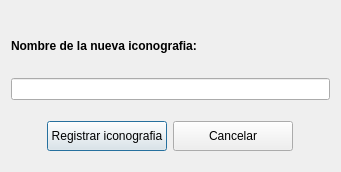
<?xml version="1.0" encoding="UTF-8"?>
<ui version="4.0">
 <class>regIcon</class>
 <widget class="QDialog" name="regIcon">
  <property name="geometry">
   <rect>
    <x>0</x>
    <y>0</y>
    <width>341</width>
    <height>172</height>
   </rect>
  </property>
  <property name="windowTitle">
   <string>Dialog</string>
  </property>
  <layout class="QGridLayout" name="gridLayout">
   <item row="0" column="0">
    <layout class="QVBoxLayout" name="verticalLayout">
     <item>
      <spacer name="verticalSpacer_3">
       <property name="orientation">
        <enum>Qt::Vertical</enum>
       </property>
       <property name="sizeType">
        <enum>QSizePolicy::Fixed</enum>
       </property>
       <property name="sizeHint" stdset="0">
        <size>
         <width>17</width>
         <height>10</height>
        </size>
       </property>
      </spacer>
     </item>
     <item>
      <layout class="QHBoxLayout" name="horizontalLayout_2">
       <item>
        <widget class="QLabel" name="etqIcon">
         <property name="text">
          <string>&lt;html&gt;&lt;head/&gt;&lt;body&gt;&lt;p&gt;&lt;span style=&quot; font-weight:600;&quot;&gt;Nombre de la nueva iconografia:&lt;/span&gt;&lt;/p&gt;&lt;/body&gt;&lt;/html&gt;</string>
         </property>
        </widget>
       </item>
       <item>
        <spacer name="horizontalSpacer_3">
         <property name="orientation">
          <enum>Qt::Horizontal</enum>
         </property>
         <property name="sizeHint" stdset="0">
          <size>
           <width>40</width>
           <height>20</height>
          </size>
         </property>
        </spacer>
       </item>
      </layout>
     </item>
     <item>
      <widget class="QLineEdit" name="lineaIcon"/>
     </item>
     <item>
      <spacer name="verticalSpacer_2">
       <property name="orientation">
        <enum>Qt::Vertical</enum>
       </property>
       <property name="sizeType">
        <enum>QSizePolicy::Fixed</enum>
       </property>
       <property name="sizeHint" stdset="0">
        <size>
         <width>17</width>
         <height>15</height>
        </size>
       </property>
      </spacer>
     </item>
     <item>
      <layout class="QHBoxLayout" name="horizontalLayout">
       <item>
        <spacer name="horizontalSpacer">
         <property name="orientation">
          <enum>Qt::Horizontal</enum>
         </property>
         <property name="sizeHint" stdset="0">
          <size>
           <width>40</width>
           <height>20</height>
          </size>
         </property>
        </spacer>
       </item>
       <item>
        <widget class="QPushButton" name="btnReg">
         <property name="minimumSize">
          <size>
           <width>120</width>
           <height>30</height>
          </size>
         </property>
         <property name="text">
          <string>Registrar iconografia</string>
         </property>
        </widget>
       </item>
       <item>
        <widget class="QPushButton" name="btnCancelar">
         <property name="minimumSize">
          <size>
           <width>120</width>
           <height>30</height>
          </size>
         </property>
         <property name="text">
          <string>Cancelar</string>
         </property>
        </widget>
       </item>
       <item>
        <spacer name="horizontalSpacer_2">
         <property name="orientation">
          <enum>Qt::Horizontal</enum>
         </property>
         <property name="sizeHint" stdset="0">
          <size>
           <width>40</width>
           <height>20</height>
          </size>
         </property>
        </spacer>
       </item>
      </layout>
     </item>
     <item>
      <spacer name="verticalSpacer">
       <property name="orientation">
        <enum>Qt::Vertical</enum>
       </property>
       <property name="sizeType">
        <enum>QSizePolicy::Fixed</enum>
       </property>
       <property name="sizeHint" stdset="0">
        <size>
         <width>17</width>
         <height>10</height>
        </size>
       </property>
      </spacer>
     </item>
    </layout>
   </item>
  </layout>
 </widget>
 <resources/>
 <connections/>
</ui>
